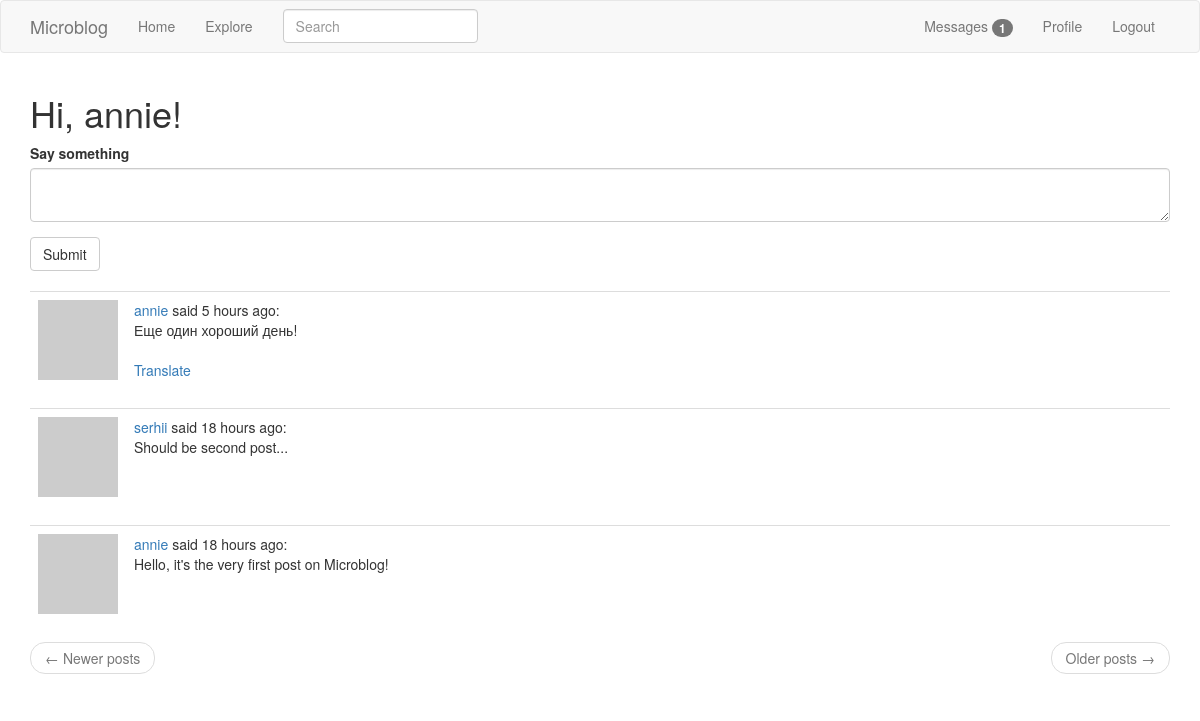
Before: /index (signed in) with the older database file.
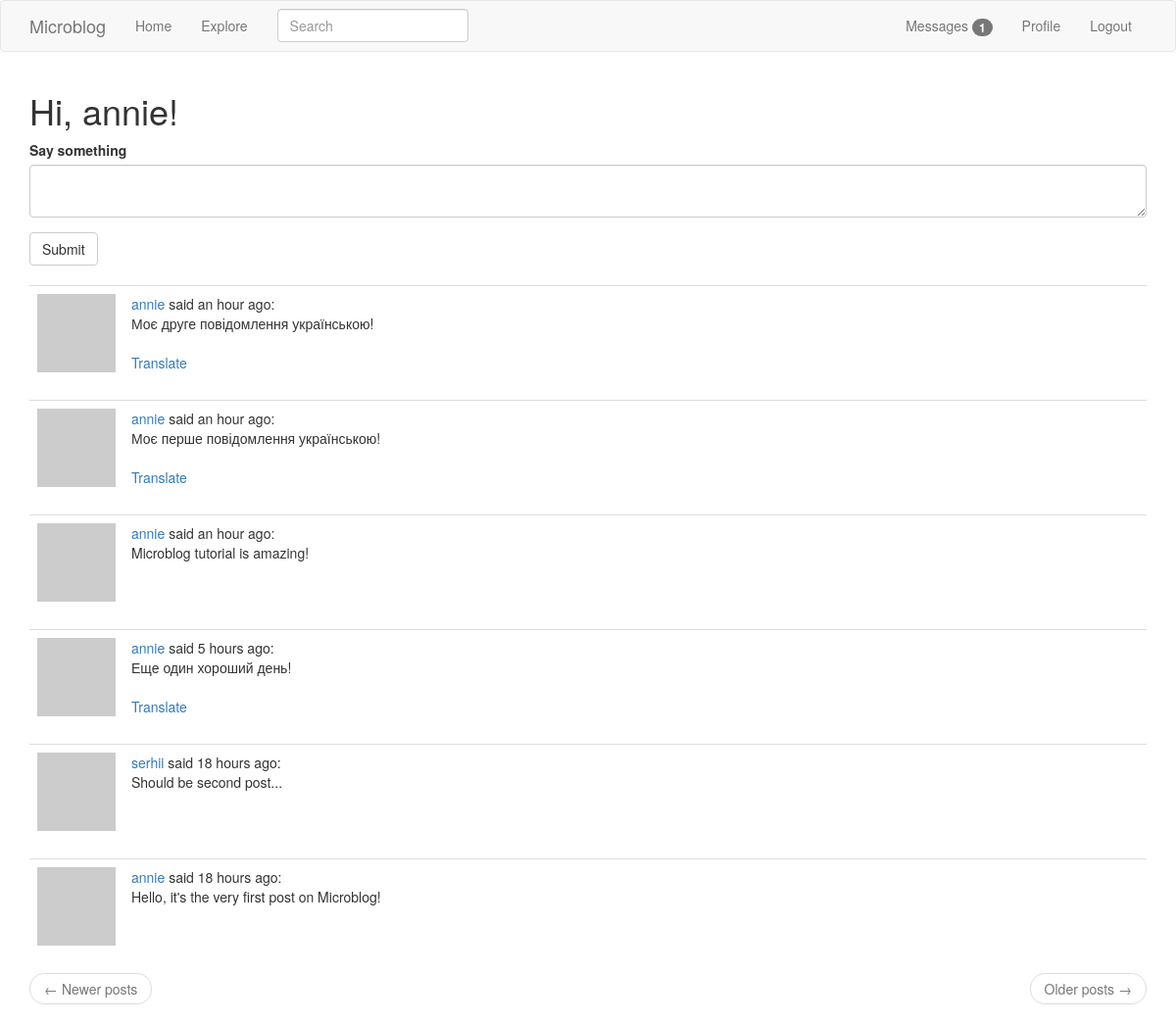
After: the same page with the newer database file.
### app/models.py (models this page shows, shortened)
class SearchableMixin:
    @classmethod
    def before_commit(cls, session):
        session._changes = {
            "add": list(session.new),
            "update": list(session.dirty),
            "delete": list(session.deleted),
        }
    @classmethod
    def after_commit(cls, session):
        for obj in session._changes["add"]:
            if isinstance(obj, SearchableMixin):
                add_to_index(obj.__tablename__, obj)
        for obj in session._changes["update"]:
            if isinstance(obj, SearchableMixin):
                add_to_index(obj.__tablename__, obj)
        for obj in session._changes["delete"]:
            if isinstance(obj, SearchableMixin):
                remove_from_index(obj.__tablename__, obj)
        session._changes = None

class Post(SearchableMixin, db.Model):
    __searchable__ = ["body"]
    id = db.Column(db.Integer, primary_key=True)
    body = db.Column(db.String(140))
    timestamp = db.Column(db.DateTime, index=True, default=dt.datetime.utcnow)
    user_id = db.Column(db.Integer, db.ForeignKey("user.id"), index=True)
    language = db.Column(db.String(5))

### app/main/routes.py (the view, shortened to what this page needs)
@bp.route("/", methods=["GET", "POST"])
@bp.route("/index", methods=["GET", "POST"])
@login_required
def index():
    form = PostForm()
    page = request.args.get("page", 1, type=int)
    posts = current_user.followed_posts().paginate(
        page, current_app.config["POSTS_PER_PAGE"], False
    )
    next_url = url_for("main.index", page=posts.next_num) if posts.has_next else None
    prev_url = url_for("main.index", page=posts.prev_num) if posts.has_prev else None
    return render_template(
        "index.html",
        title=_("Home"),
        form=form,
        posts=posts.items,
        next_url=next_url,
        prev_url=prev_url,
    )

### app/main/forms.py
class SearchForm(FlaskForm):
    q = StringField(_l("Search"), validators=[DataRequired()])
    def __init__(self, *args, **kwargs):
        if "formdata" not in kwargs:
            kwargs["formdata"] = request.args
        if "csrf_enabled" not in kwargs:
            kwargs["csrf_enabled"] = False
        super(SearchForm, self).__init__(*args, **kwargs)

class PostForm(FlaskForm):
    post = TextAreaField(_l("Say something"), validators=[DataRequired()])
    submit = SubmitField(_l("Submit"))

### app/main/routes.py (called while the page is built)
@bp.before_app_request
def before_request():
    if current_user.is_authenticated:
        current_user.last_seen = datetime.utcnow()
        db.session.commit()
        g.search_form = SearchForm()
    g.locale = str(get_locale())

### app/models.py (called while the page is built)
@login_manager.user_loader
def load_user(id):
    return User.query.get(int(id))

    def avatar(self, size):
        digest = md5(self.email.lower().encode("utf-8")).hexdigest()
        return "https://www.gravatar.com/avatar/{}?d=identicon&s={}".format(
            digest, size
        )

    def get_tasks_in_progress(self):
        return Task.query.filter_by(user=self, complete=False).all()

### app/templates/index.html
{% extends "base.html" %}
{% import 'bootstrap/wtf.html' as wtf %}
{% block app_content %}
    <h1>{{ _("Hi, %(username)s!", username=current_user.username) }}</h1>
    {% if form %}
        {{ wtf.quick_form(form) }}
        <br>
    {% endif %}
    {% for post in posts %}
        {% include '_post.html' %}
    {% endfor %}
    <nav aria-label="...">
        <ul class="pager">
            <li class="previous{% if not prev_url %} disabled{% endif %}">
                <a href="{{ prev_url or '#' }}">
                    <span aria-hidden="true">&larr;</span> Newer posts
                </a>
            </li>
            <li class="next{% if not next_url %} disabled{% endif %}">
                <a href="{{ next_url or '#' }}">
                    Older posts <span aria-hidden="true">&rarr;</span>
                </a>
            </li>
        </ul>
    </nav>
{% endblock %}

### app/templates/_post.html (shortened to what this page needs)
<table class="table table-hover">
    <tr>
        <td width="70px">
            <a href="{{ url_for('main.user', username=post.author.username) }}">
                <img src="{{ post.author.avatar(70) }}" />
            </a>
        </td>
        <td>
            {{ _('%(username)s said %(when)s', username=user_link, when=moment(post.timestamp).fromNow()) }}:
            <br>
            <span id="post{{ post.id }}">{{ post.body }}</span>
            {% if post.language and post.language != g.locale %}
                <br><br>
                <span id="translation{{ post.id }}">
                    <a href="javascript:translate(
                        '#post{{ post.id }}',
                        '#translation{{ post.id }}',
                        '{{ post.language }}',
                        '{{ g.locale }}');"
                    >{{ _('Translate') }}</a>
                </span>
            {% endif %}
        </td>
    </tr>
</table>

Changed rows visible on the page:
added Post: body "Моє друге повідомлення українською!"
added Post: body "Моє перше повідомлення українською!"
added Post: body "Microblog tutorial is amazing!"
